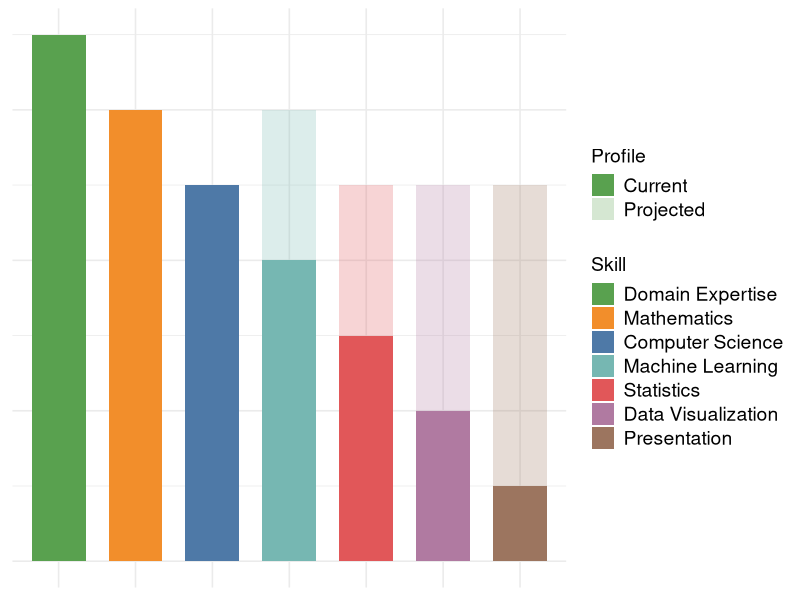
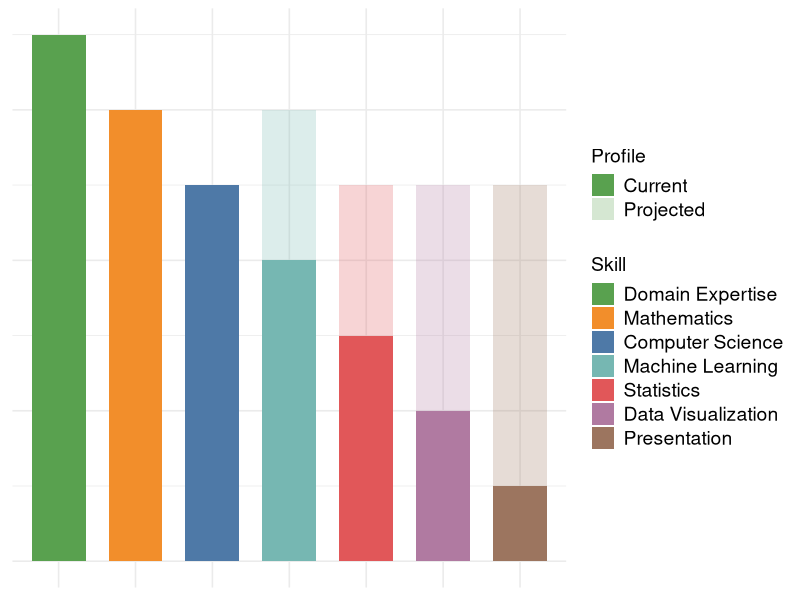

Source code (R) for these figures, in order:
library(ggplot2)

skills <- data.frame(
  skill = c("Computer Science", "Mathematics", "Statistics", "Machine Learning",
            "Domain Expertise", "Data Visualization", "Presentation"),
  current = c(5, 6, 3, 4, 7, 2, 1),
  projected = c(5, 6, 5, 6, 7, 5, 5)
)

colors <- c(
  "Computer Science" = "#4E79A7",
  "Mathematics" = "#F28E2B",
  "Statistics" = "#E15759",
  "Machine Learning" = "#76B7B2",
  "Domain Expertise" = "#59A14F",
  "Data Visualization" = "#B07AA1",
  "Presentation" = "#9C755F"
)

# Sort skills from highest to lowest current level
skills <- skills[order(-skills$current), ]
skills$skill <- factor(skills$skill, levels = skills$skill)

# Assign colors explicitly
skills$bar_color <- colors[as.character(skills$skill)]

# Green used for the Profile legend
profile_color <- colors["Domain Expertise"]

p <- ggplot(skills, aes(x = skill)) +
  
  # Projected: transparent bars underneath
  geom_col(
    aes(y = projected, fill = bar_color, alpha = "Projected"),
    width = 0.7
  ) +
  
  # Current: solid bars on top
  geom_col(
    aes(y = current, fill = bar_color, alpha = "Current"),
    width = 0.7
  ) +
  
  # Skill colors
  scale_fill_identity(
    name = "Skill",
    breaks = skills$bar_color,
    labels = skills$skill,
    guide = "legend"
  ) +
  
  # Current vs. Projected
  scale_alpha_manual(
    name = "Profile",
    values = c(
      "Current" = 1,
      "Projected" = 0.25
    ),
    guide = guide_legend(
      override.aes = list(
        fill = profile_color
      )
    )
  ) +
  
  labs(x = NULL, y = NULL) +
  
  theme_minimal(base_size = 12) +
  theme(
    axis.text.x = element_blank(),
    axis.ticks.x = element_blank(),
    axis.text.y = element_blank(),
    axis.ticks.y = element_blank(),
    legend.text = element_text(size = 14),
    legend.title = element_text(size = 14)
  )

print(p)

ggsave(
  "data_science_skill_profiles.png",
  p,
  width = 8.5,
  height = 6,
  units = "in",
  dpi = 300
)
